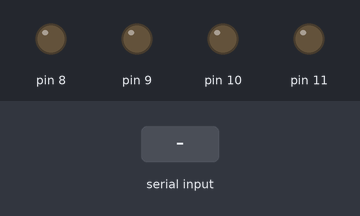
Bench run of a sketch on a simulated Arduino Uno, built with avr-gcc and run on an emulated ATmega328P. On the bench: output pins drawn as LEDs (lit = HIGH). The inputs (shaded band) are chosen by the test bench. What the sketch prints to the serial monitor is not drawn.

Above: at 1.2 s.
1.3 s: "forward\n" received over Serial
At 1.88 s:
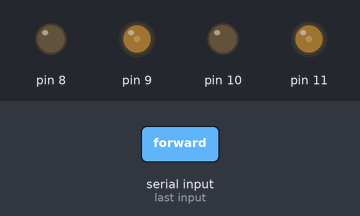
At 2.51 s:
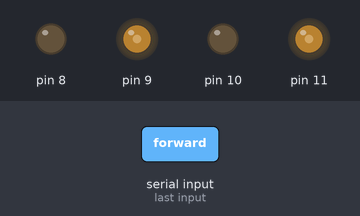
4.3 s: "stop\n" received over Serial
At 4.46 s:
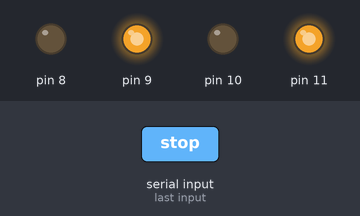
Timing chart, 0 to 8.9 s (numbered marks = the images above; inputs shaded):
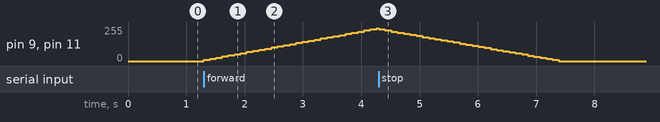

Measured:
- after the input at 1.3 s, pin 9, pin 11: moves from 0/255 to 246/255 over 3.0 s, starting at once

The sketch:

CarController2.ino
```cpp
  // Noah Sarge
  // 4/10/23

  class MotorController{
    class Motor{
      const static int GO_PHASE = 0;
      const static int RAMP_PHASE = 1;
      const static int RAMP_WAIT_PHASE = 2;
      const static int STOP_PHASE = 3;

      const static int STEP_MILLIS = 100; // ms inbetween go calls.

      private:
        int dirPin; // Direction Pin.
        int pwmPin; // Speed Pin.
        int direction; // Direction State.
        double speed; // Speed State.

        // Control Variables for the async acceleration.
        int phase; // Controls what work gets done on each update call.
        int last_time; // Time of the last ramp phase.
        int start_time; // Time of the newest acceleration instruction.

        // Acceleration Settings: Variables
        int duration; // How long to accelerate for, from current_speed to new_speed;
        double new_speed; // The new speed to approach.
        double rate; // The rate of change to add to speed each phase.

        /** Private Overload asyncRampSpeed, this gets called each update when phase == RAMP_PHASE
        * @param time: the current time of the motor controller.
        * Sets the time, increments speed by the current rate, which is in relation with the duration and new speed.
        */
        void asyncRampSpeed(long time){
          // Increment variables.
          this->last_time = time;
          this->speed += rate;
          if(this->last_time - this->start_time >= duration){ // If the duration has been hit, end the ramp speed event.
            this->speed = new_speed;
            this->last_time = 0;
            this->rate = 0;
            this->start_time = 0;
            this->phase = GO_PHASE;
          }
          else{
            this->phase = RAMP_WAIT_PHASE; // If icremented and not done, wait STEP_MILLIS.
          }
        }
      public:
        Motor(int dirPin, int pwmPin){
          this->dirPin = dirPin;
          this->pwmPin = pwmPin;

          this->direction = LOW;
          this->speed = 0;

          this->new_speed = 0;
          this->rate = 0;

          this->start_time = 0;
          this->last_time = 0;

          this->phase = STOP_PHASE;

          pinMode(dirPin, OUTPUT);
          pinMode(pwmPin, OUTPUT);
        }
        void setDirection(uint8_t direction){
          this->direction = direction;
        }
        void setSpeed(int speed){
          this->speed = speed;
          this->new_speed = speed;
        }
        /** Public Overloaded asyncRampSpeed
        * @param newSpeed: The new speed to approach.
        * @param duration: The amount of time in ms to approach the new speed.
          Gets called once to set the settings of the motor, each update call will slowly adjuct the current settings to the new ones.
        */
        void asyncRampSpeed(int newSpeed, int duration){
          this->new_speed = newSpeed;
          this->start_time = millis();
          this->duration = duration;
          this->rate = ((this->new_speed - this->speed) / (this->duration / STEP_MILLIS));
          // Serial.print((this->new_speed - this->speed));
          // Serial.print(" / ");
          // Serial.print((this->duration / STEP_MILLIS));
          // Serial.print(" = ");
          // Serial.print(this->rate);
          // Serial.println();
          this->phase = RAMP_PHASE;
        }
        /** update
        * @param time: the current time of the Motor Controller.
        * Calls the corresponding work for the function.
        * Adjusts speed, and calls go unless phase == STOP_PHASE.
        */
        void update(long time){
          if(phase == STOP_PHASE){
            return;
          }
          if(phase == RAMP_PHASE){
            asyncRampSpeed(time);
          }
          else if(phase == RAMP_WAIT_PHASE){
            if(time - last_time > STEP_MILLIS){
              phase = RAMP_PHASE;
            }
          }
          go();
        }
        /** go
          Applies current state as voltage to the motors.
        */
        void go(){
          digitalWrite(dirPin, direction);
          analogWrite(pwmPin, speed);
        }
        void debug(){
          Serial.print(speed);
          Serial.print(", ");
          Serial.print(rate);
          Serial.print(", ");
          Serial.print(last_time);
        }
    };
    private:
      Motor * motorRight;
      Motor * motorLeft;
      int accellDuration;

      void update(long time){
        this->motorLeft->update(time);
        this->motorRight->update(time);

        this->motorLeft->debug();
        Serial.print("  |  ");
        this->motorRight->debug();
        Serial.println();
      }
    public:

      MotorController(int dirRPin, int pwmRPin, int dirLPin, int pwmLPin){
        this-> motorRight = new Motor(dirRPin, pwmRPin);
        this-> motorLeft = new Motor(dirLPin, pwmLPin);
        this->accellDuration = 3000;
      }
      void go(){
        update(millis());
        this->motorLeft->go();
        this->motorRight->go();
      }
      void forward(){
      //test Forward
        // setMotor(LOW, LOW, 50,  50);
        this->motorLeft->setDirection(LOW);
        this->motorRight->setDirection(LOW);
        this->motorLeft->asyncRampSpeed(255, accellDuration);
        this->motorRight->asyncRampSpeed(255, accellDuration);

      }
      void backward(){
      //Test Backward
        // setMotor(HIGH, HIGH, 50, 50);
        this->motorLeft->setDirection(HIGH);
        this->motorRight->setDirection(HIGH);
        this->motorLeft->setSpeed(50);
        this->motorRight->setSpeed(50);
      }
      void spinL(){
      //Test spinL
        // setMotor(HIGH, LOW, 50, 50);
        this->motorLeft->setDirection(HIGH);
        this->motorRight->setDirection(LOW);
        this->motorLeft->setSpeed(50);
        this->motorRight->setSpeed(50);
      }
      void spinR(){
      //Test spinR
        // setMotor(LOW, HIGH, 50,50);
        this->motorLeft->setDirection(LOW);
        this->motorRight->setDirection(HIGH);
        this->motorLeft->setSpeed(50);
        this->motorRight->setSpeed(50);
      }
      void skidL(){
      //Test skidL
        // setMotor(HIGH, LOW, 50, 0);
        this->motorLeft->setDirection(HIGH);
        this->motorRight->setDirection(LOW);
        this->motorLeft->setSpeed(50);
        this->motorRight->setSpeed(0);
      }
      void skidR(){
      //Test skidR
        // setMotor(LOW, HIGH, 0, 50);
        this->motorLeft->setDirection(LOW);
        this->motorRight->setDirection(HIGH);
        this->motorLeft->setSpeed(0);
        this->motorRight->setSpeed(50);
      }
      void brake(){
      //Test brake
        // setMotor(LOW, LOW, 0, 0);
        this->motorLeft->setDirection(LOW);
        this->motorRight->setDirection(LOW);
        this->motorLeft->asyncRampSpeed(0, accellDuration);
        this->motorRight->asyncRampSpeed(0, accellDuration);
      }
      void setAccellDuration(int dur){
        this->accellDuration = dur;
      }
  };

  MotorController mc(8, 9, 10, 11);
  String instruction = "";
  int temp;
  void setup() {
    Serial.begin(115200);
  }

  void loop() {
    if(Serial.available() > 0){
      instruction = Serial.readStringUntil('\n');
      if(instruction == "forward"){
        mc.forward();
      }
      else if(instruction == "stop"){
        mc.brake();
      }
      Serial.println(instruction);
    }
    mc.go();
  }
```
